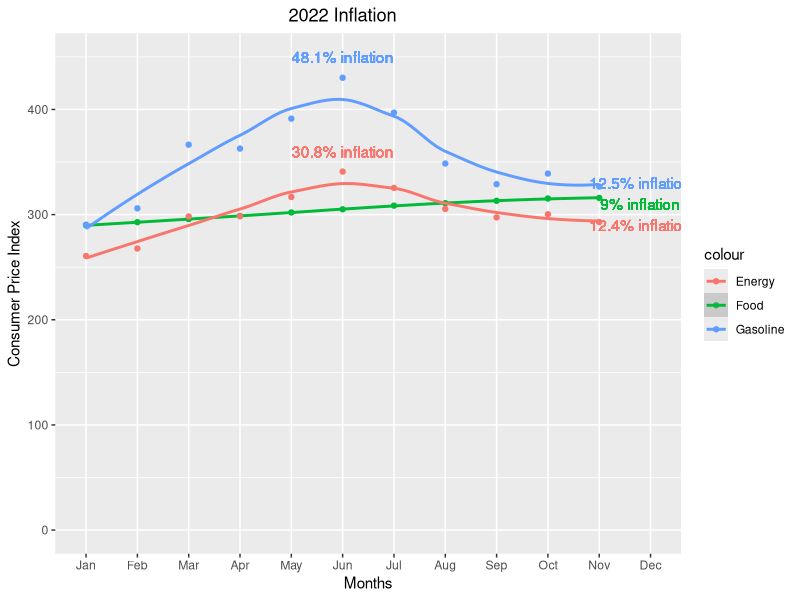

The R source for this figure:
library(ggplot2)
library(dplyr)

getwd()
setwd("C:\\Users\\Noky\\Documents\\rstudio - Inflation") #Set new working directory

Energy <- read.csv("Energy.csv") #Data cleaned in Excel, and imported
Food <- read.csv("Food.csv")
Gasoline <- read.csv("Gasoline.csv")

names(Energy)[names(Energy) == "X"] <- "Month" #rename the months column to months
names(Gasoline)[names(Gasoline) == "Year"] <- "Month"
names(Food)[names(Food) == "X"] <- "Month"

Energy$Month = factor(Energy$Month, levels = month.abb) #Make it so that it reads the months in order on the graph
Food$Month = factor(Food$Month, levels = month.abb)
Gasoline$Month = factor(Gasoline$Month, levels = month.abb)

Gas_Jun <- Gasoline %>% #Create a variable with Gas CPI for gas prices in June
  filter(Month == "Jun") %>%
  select(X2022)

Gas_Jan <- Gasoline %>% #Create a variable with Gas CPI for gas prices in January
  filter(Month == "Jan") %>%
  select(X2022)

Gas_Nov <- Gasoline %>% #Create a variable with Energy CPI for energy prices in June
  filter(Month == "Nov") %>%
  select(X2022)

Gas_Inflation_Jun <- signif(((Gas_Jun - Gas_Jan)/Gas_Jan)*100, 3) #Calculate inflation for gas. CPI June - CPI Jan all divided by CPI Jan and multiply by 100 to make a percent
Gas_Inflation_Jun

Gas_Inflation_Nov <- signif(((Gas_Nov - Gas_Jan)/Gas_Jan)*100, 3) #Calculate inflation for gas. CPI June - CPI Jan all divided by CPI Jan and multiply by 100 to make a percent
Gas_Inflation_Nov


Food_Jun <- Food %>% #Create a variable with Food CPI for food prices in June
  filter(Month == "Jun") %>%
  select(X2022)

Food_Jan <- Food %>% #Create a variable with Food CPI for food prices in January
  filter(Month == "Jan") %>%
  select(X2022)

Food_Nov <- Food %>% #Create a variable with Energy CPI for energy prices in June
  filter(Month == "Nov") %>%
  select(X2022)

Food_Inflation_Jun <- signif(((Food_Jun - Food_Jan)/Food_Jan)*100, 3) #Calculate inflation for food. CPI June - CPI Jan all divided by CPI Jan and multiply by 100 to make a percent
Food_Inflation_Jun

Food_Inflation_Nov <- signif(((Food_Nov - Food_Jan)/Food_Jan)*100, 3) #Calculate inflation for food. CPI June - CPI Jan all divided by CPI Jan and multiply by 100 to make a percent
Food_Inflation_Nov

Energy_Jun <- Energy %>% #Create a variable with Energy CPI for energy prices in June
  filter(Month == "Jun") %>%
  select(X2022)
Energy_Jun

Energy_Jan <- Energy %>% #Create a variable with Energy CPI for energy prices in Jan
  filter(Month == "Jan") %>%
  select(X2022)

Energy_Nov <- Energy %>% #Create a variable with Energy CPI for energy prices in June
  filter(Month == "Nov") %>%
  select(X2022)

Energy_Inflation_Jun <- signif(((Energy_Jun - Energy_Jan)/Energy_Jan)*100, 3) #Calculate inflation for energy. CPI June - CPI Jan all divided by CPI Jan and multiply by 100 to make a percent
Energy_Inflation_Jun

Energy_Inflation_Nov <- signif(((Energy_Nov - Energy_Jan)/Energy_Jan)*100, 3) #Calculate inflation for energy. CPI June - CPI Jan all divided by CPI Jan and multiply by 100 to make a percent
Energy_Inflation_Nov

ggplot(data = Food, aes(x = Month, y = X2022)) +#create plot with Food data
  ggtitle("2022 Inflation") + #Add title
  theme(plot.title = element_text(hjust = 0.45)) + #Move title to the center
  geom_point(aes(color = "Food")) + #Create points with Food data
  geom_smooth(aes(x = as.numeric(Month), color = "Food")) + #create line with Food data
  geom_point(data = Gasoline, aes(x = Month, y = X2022, color = "Gasoline")) + #Create points with Gasoline data
  geom_smooth(data = Gasoline, aes(x = as.numeric(Month), y = X2022, color = "Gasoline"), se = FALSE) + #Create line with Gasoline data
  geom_point(data = Energy, aes(x = Month, y = X2022, color = "Energy")) + #Create points with Energy data
  geom_smooth(data = Energy, aes(x = as.numeric(Month), y = X2022, color = "Energy"), se = FALSE) + #Create line with Energy data
  ylim(0, 450) + #y axis limits
  xlab("Months") + #x label
  ylab("Consumer Price Index") + #y label
  geom_text(aes(color = "Gasoline"),label = paste0(Gas_Inflation_Jun, "% inflation"), show.legend = FALSE, x = 6, y = 450) + #Label highest inflation point in June for Gas
  geom_text(aes(color = "Gasoline"),label = paste0(Gas_Inflation_Nov, "% inflation"), show.legend = FALSE, x = 11.8, y = 330) + #label final inflation point in Nov for Gas
  geom_text(aes(color = "Energy"),label = paste0(Energy_Inflation_Jun, "% inflation"), show.legend = FALSE, x = 6, y = 360) + #label highest inflation point in June for Energy
  geom_text(aes(color = "Energy"),label = paste0(Energy_Inflation_Nov, "% inflation"), show.legend = FALSE, x = 11.8, y = 290) + # label final inflation point in Nov for Energy
  geom_text(aes(color = "Food"), label = paste0(Food_Inflation_Nov, "% inflation"), show.legend = FALSE, x = 11.8, y = 310) # label final inflation point in Nov for Food